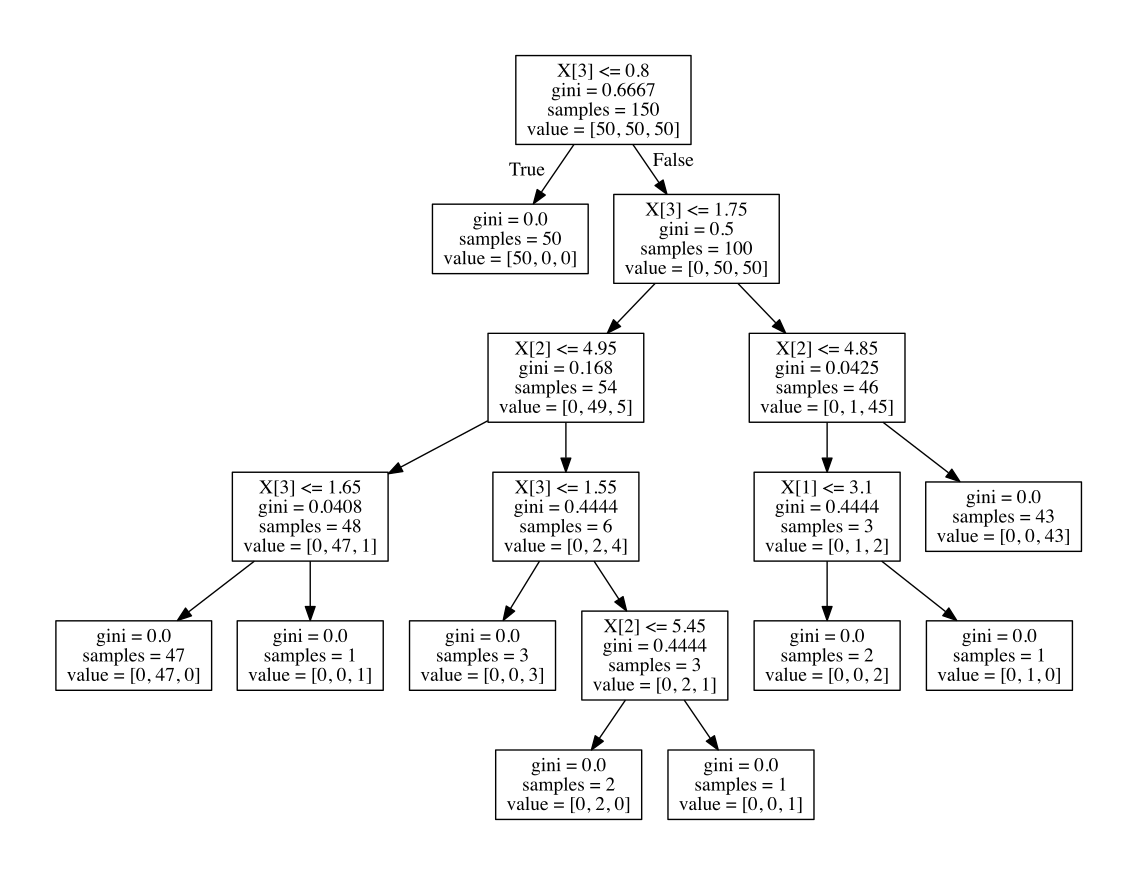

Write Python code to recreate this figure.
## Imports
import IPython.display
import pydotplus 

## sklearn imports
from sklearn import tree
from sklearn.datasets import load_iris 

## Get Data
iris = load_iris()

## Create Classifier
classifier = tree.DecisionTreeClassifier()

## Fit Classifier
classifier = classifier.fit(iris.data, iris.target)

## Predict Results
predictions = classifier.predict(iris.data[:1, :])

## Predict Probability Results
probability = classifier.predict_proba(iris.data[:1, :])

## Output Results
print(predictions, probability)

## Create PDF of Decision Tree
dot_data = tree.export_graphviz(classifier, out_file=None) 
graph = pydotplus.graph_from_dot_data(dot_data) 
graph.write_pdf("iris.pdf")  
